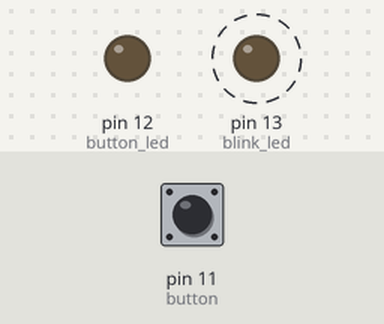
The sketch below on a simulated Arduino Uno, built with avr-gcc and run on an emulated ATmega328P. On the bench: output pins drawn as LEDs (lit = HIGH). Dashed ring = blinking. Inputs (shaded band) come from the test bench; at power-on: pin 11 (button) LOW.

Above: at 2.8 s.
2.9 s: pin 11 (button) pulled HIGH for 1.2 s
At 3.4 s:
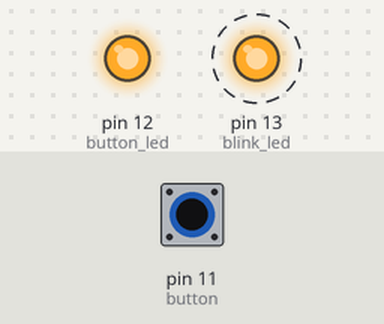
6.4 s: pin 11 (button) pulled HIGH for 3.2 s
At 10.4 s:
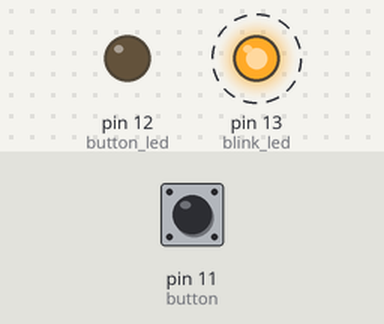
Timing chart, 0 to 17.1 s (numbered marks = the images above; inputs shaded):
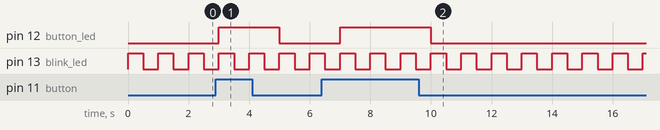

The sketch:

WP3_E1_SET-UP_Version_1_.ino
```cpp
// (C) Bassam -> Group: 23 (2022)
// Work package 3
// Exercise 1 blinking LED and LED with button
// Submission code: AbC-12!

/*------------------------------------------------------------
EXERCISE 3 blinking LED and LED with button
A program to light an LED when pressing a button and the other LED shall be blinking every 500 ms

- This program is implemented so that the button give the arduino-board it's input
(pressed or not which means 1 or 0) so the LED shall react on the state of the button. The button and the LED
are not connected directly but connected to the board.

- The program could be implemented in another way where the button shall be cutting the current
by recieving the power supply from one terminal and the other terminal shall be connected to the LED Anode.
So that if the button is pressed the current is flowing otherwise the current is broken.
--------------------------------------------------------------*/


//define blinking LED pin and the button pin LED
#define blink_led 13      // blink LED is connected to pin 13
#define button_led 12     // button LED is connected to pin 12
#define button 11         // button is connected to pin 11


// global variable

// initial state is 0 means that button in not pressed
int button_state = 0;


/*
 * setup() - this function runs once when you turn your Arduino on
 * We initialize the serial connection with the computer
 */

void setup ()
{

  // declare that both LEDs are outputs
  pinMode(blink_led, OUTPUT);
  pinMode(button_led, OUTPUT);

  // declare the button as input so we can read it's value
  pinMode(button, INPUT);

  // set the button LED to button_state which means off
  digitalWrite(button_led, button_state);

 }


/*
* loop() - this function runs infinitely where we need to run the code constantly
*/
void loop()
{

  // read the button_state if return 1 = on or 0 = off
  button_state = digitalRead(button);

  // in case if the button pressed
  if (button_state == 1)
  {

    // turn the LED on
    digitalWrite(button_led, HIGH);

  }
  // otherwise the LED shall be off
  else
  {
    digitalWrite(button_led, LOW);
  }

  // turn the blinking LED on
  digitalWrite(blink_led, HIGH);

  // wait for 500 ms
  delay(500);

  // turn the blinking LED off
  digitalWrite(blink_led, LOW);

  // wait for 500 ms
  delay(500);

}
```

Measured:
- after the input at 2.9 s, pin 12 (button_led): LOW → HIGH after 0.10 s, → LOW 2.0 s later
- after the input at 6.4 s, pin 12 (button_led): LOW → HIGH after 0.60 s, → LOW 3.0 s later
- by itself, pin 13 (blink_led): alternates HIGH for 0.50 s and LOW for 0.50 s
